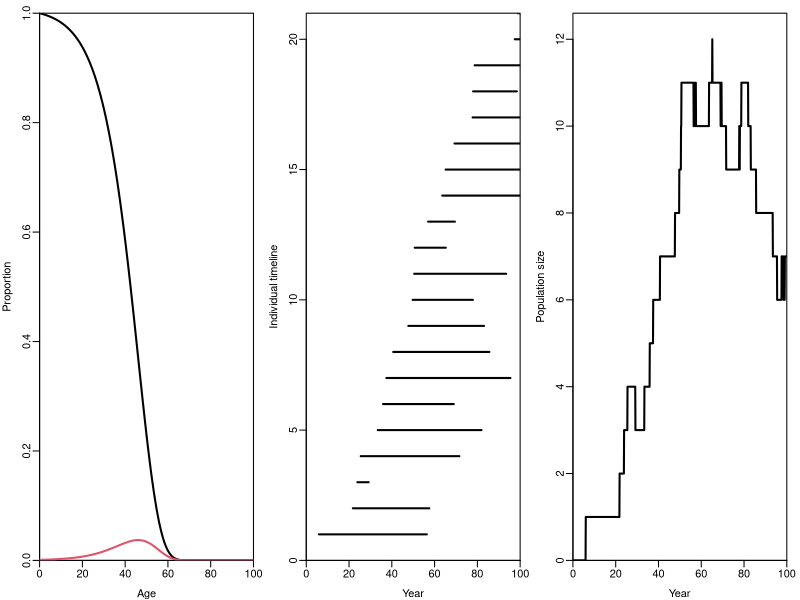

Here is the R script that generated this plot:

#setwd("C:/Users/James.Thorson/Desktop/Git/Spatio-temporal-models-for-ecologists/Chap_1")
library(here)
set.seed(101)

########## START IN-TEXT SNIPPET
# Calculate lifetime density function f = d/da( 1 - S(a) )
lifetime_density = function(a, b, k){
  # Write expression for 1 - S(a)
  gompertz_mortality = expression( 1-exp(b/k*(1-exp(k*a))) )
  # Symbolic derivative with respect to age a
  density_function = D(gompertz_mortality, "a")
  # Evaluate derivative using specified values
  eval(density_function)
}
########## END IN-TEXT SNIPPET

########## START IN-TEXT SNIPPET
# Paraeters
b = 0.001 # Initial annual mortality rate
k = 0.1   # Acceleration in mortality rate
birth_rate = 0.2 # animals per year
n_t = 100 # Time domain  to simulate

# Calculate peak of lifetime density for use in rejection sampling
Opt = optimize(f=lifetime_density, interval=c(0,100), maximum=TRUE, b=b, k=k)

# Rejection sampling for age at death
simulate_lifespan = function(b,k){
  while(TRUE){ # Repeat as long as necessary
    A = runif(n=1,min=0,max=150)
    M = lifetime_density(a=A, b=b, k=k)
    rand = runif(n=1,min=0,max=Opt$maximum)
    if(rand<M) return(A) # If accepted, save value
  }
}

# Sample births using sequence of exponential distributions
birth = death = vector()
while( max(0,birth,na.rm=TRUE)<n_t ){
  birth = c(birth, max(0,birth,na.rm=TRUE) + rexp(n=1, rate=birth_rate) )
}

# Sample deaths from lifespace after birth
for( i in seq_along(birth) ){
  death[i] = birth[i] + simulate_lifespan( b=b, k=k )
}
########## END IN-TEXT SNIPPET

# Define
survival_probability = function(a, b, k) exp(b/k*(1-exp(k*a)))

# Plot
png( "Gompertz_survival.png", width=6, height=2, res=200, units="in" )
  par( mfrow=c(1,3), xaxs="i", yaxs="i", mar=c(3,3,1,1), mgp=c(2,0.5,0) )
  x = seq(0,n_t,length=1000)
  Y = cbind( survival_probability(a=x, b=b, k=k),
             lifetime_density(a=x, b=b, k=k) )
  matplot( x=x, y=Y, type="l", lwd=2, xlab="Age", ylab="Proportion", lty="solid" )
  matplot( x=cbind(birth,death), y=cbind(seq_along(birth),seq_along(birth)), type="n",
    xlim=c(0,100), ylim=c(0,sum(birth<n_t)), xlab="Year", ylab="Individual timeline" )
  for( i in seq_along(birth) ){
    lines( x=c(birth[i],death[i]), y=c(i,i), lwd=2)
  }
  y = sapply(x, FUN=function(t){sum(t>birth&t<death)})
  plot(x=x,y=y, type="l", lwd=2, ylim=c(0,1.05*max(y)), xlab="Year", ylab="Population size" )
dev.off()

